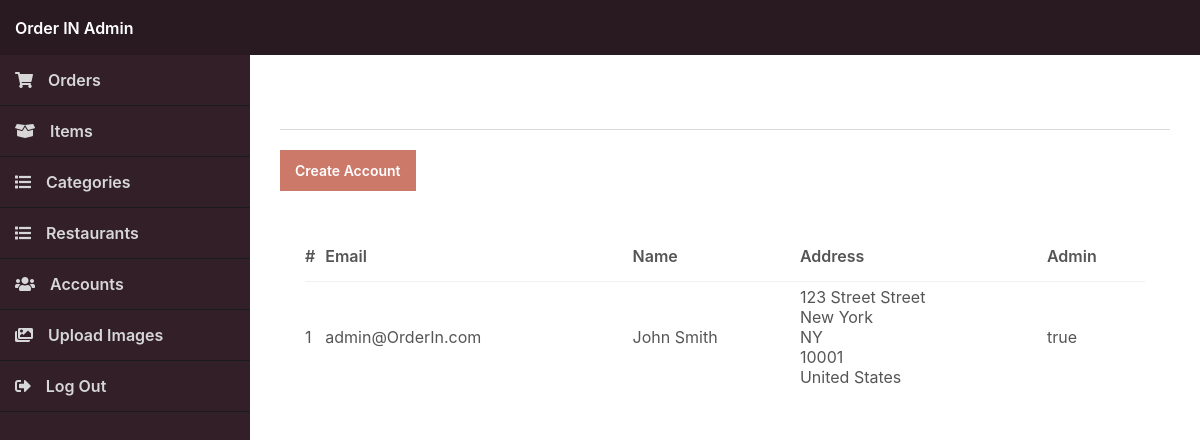
The app's page /admin/index.php?page=accounts (signed in) with its own data.
### tables this page shows
CREATE TABLE IF NOT EXISTS `accounts` (
`id` int(11) NOT NULL,
  `email` varchar(255) NOT NULL,
  `password` varchar(255) NOT NULL,
  `first_name` varchar(100) NOT NULL,
  `last_name` varchar(100) NOT NULL,
  `address_street` varchar(255) NOT NULL,
  `address_city` varchar(100) NOT NULL,
  `address_state` varchar(100) NOT NULL,
  `address_zip` varchar(50) NOT NULL,
  `address_country` varchar(100) NOT NULL,
  `admin` tinyint(1) NOT NULL DEFAULT '0'
);

### admin/index.php (called while the page is built, shortened)
<?php
include '../functions.php';
$pdo = pdo_connect_mysql();
$stmt = $pdo->prepare('SELECT * FROM accounts WHERE id = ?');
$stmt->execute([ $_SESSION['account_id'] ]);
$page = isset($_GET['page']) && file_exists($_GET['page'] . '.php') ? $_GET['page'] : 'orders';
include $page . '.php';
?>

### admin/accounts.php (the view, shortened to what this page needs)
<?php
$stmt = $pdo->prepare('SELECT * FROM accounts ORDER BY id DESC');
$stmt->execute();
$accounts = $stmt->fetchAll(PDO::FETCH_ASSOC);
?>
<?=template_admin_header('Accounts')?>
<h2>Accounts</h2>
<div class="links">
    <a href="index.php?page=account">Create Account</a>
</div>
<div class="content-block">
    <div class="table">
        <table>
            <thead>
                <tr>
                    <td class="responsive-hidden">#</td>
                    <td>Email</td>
                    <td>Name</td>
                    <td>Address</td>
                    <td>Admin</td>
                </tr>
            </thead>
            <tbody>
                <?php if (empty($accounts)): ?>
                <tr>
                    <td colspan="8" style="text-align:center;">There are no accounts</td>
                </tr>
                <?php else: ?>
                <?php foreach ($accounts as $account): ?>
                <tr class="details" onclick="location.href='index.php?page=account&id=<?=$account['id']?>'">
                    <td class="responsive-hidden"><?=$account['id']?></td>
                    <td><?=$account['email']?></td>
                    <td><?=$account['first_name']?> <?=$account['last_name']?></td>
                    <td>
                        <?=$account['address_street']?><br>
                        <?=$account['address_city']?><br>
                        <?=$account['address_state']?><br>
                        <?=$account['address_zip']?><br>
                        <?=$account['address_country']?><br>
                    </td>
                    <td><?=$account['admin']==1?'true':'false'?></td>
                </tr>
                <?php endforeach; ?>
                <?php endif; ?>
            </tbody>
        </table>
    </div>
</div>
<?=template_admin_footer()?>

### admin/admin.css (style rules this page uses)
* { box-sizing: border-box; font-family: -apple-system, BlinkMacSystemFont, "segoe ui", roboto, oxygen, ubuntu, cantarell, "fira sans", "droid sans", "helvetica neue", Arial, sans-serif; font-size: 16px; -webkit-font-smoothing: antialiased; -moz-osx-font-smoothing: grayscale; }
html { height: 100%; }
body { position: relative; min-height: 100%; color: #555555; background-image: url(../imgs/background.jpg); background-size: cover; margin: 0; }
h1, h2, h3, h4, h5 { color: white; margin: 0; padding: 0; }
main h2 { font-size: 20px; padding-bottom: 20px; border-bottom: 1px solid #dbdbdd; }
main .content-block { background-color: #fff; margin-top: 25px; padding: 15px; }
main .table { padding: 0 10px; }
main .table table { width: 100%; border-collapse: collapse; }
main .table table thead td { font-weight: 600; padding: 15px 0; }
main .table table thead tr { border-bottom: 1px solid #f0f0f1; }
main .table table tbody td { padding: 5px 0; }
main .table table .details { cursor: pointer; }
main .links { display: flex; flex-flow: wrap; padding-top: 20px; }
main .links a { display: inline-flex; text-decoration: none; background: #CC796A; color: #FFFFFF; padding: 12px 15px; margin-right: 10px; font-size: 14px; font-weight: 600; }

### records on screen
accounts: id "1", email "admin@OrderIn.com", first_name "John", last_name "Smith", address_street "123 Street Street", address_city "New York", address_state "NY", address_zip "10001", address_country "United States", admin "true"
